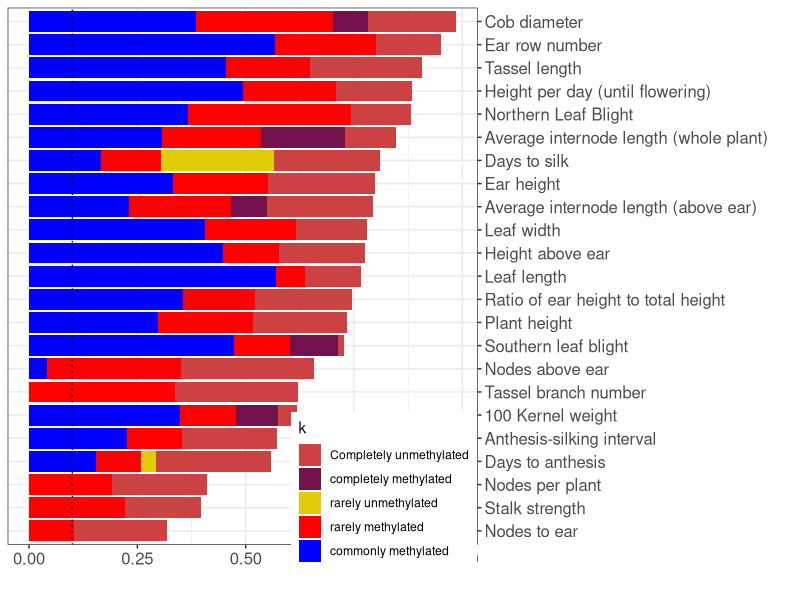
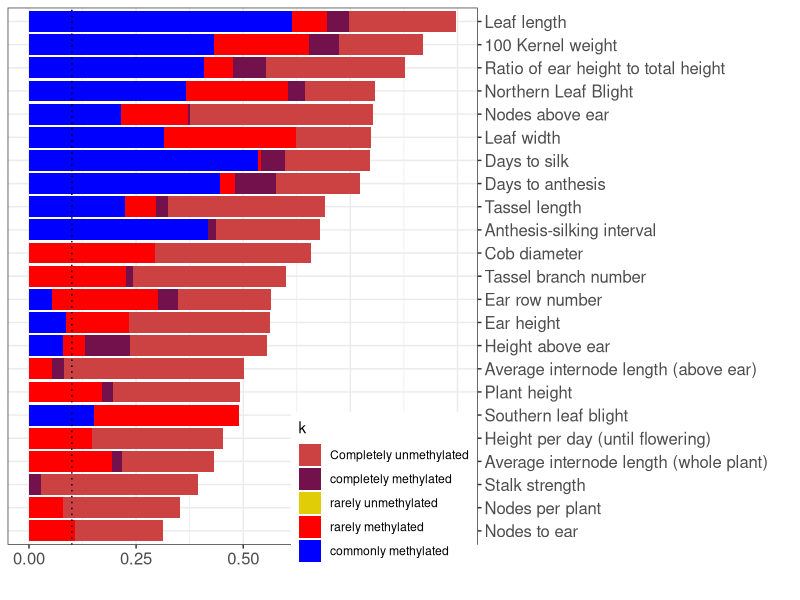

Recreate these plots in R, in order.
## ---- chunk 1
knitr::opts_chunk$set(echo = TRUE) 
knitr::opts_knit$set(root.dir=normalizePath('../../')) 
#library(tidyverse)
## ---- chunk 2

library("dplyr")
library("tidyr")
library("ggplot2")

mybarplot <- function(df=cg){
  
 
  sub <- df[, c("pretty_name", "Her_K1", "Her_K2", "Her_K3", "Her_K4", "Her_K5")]
  sub$h2 <- sub$Her_K1 + sub$Her_K2 + sub$Her_K3 + sub$Her_K4 + sub$Her_K5
  sub <- sub[order(sub$h2, decreasing = FALSE),]

  df0 <- gather(data=sub, key=k, value="var", 2:6)
  df0$pretty_name <- factor(df0$pretty_name, levels = sub$pretty_name)
  df0$k <- factor(df0$k, levels = c( "Her_K1", "Her_K2", "Her_K3", "Her_K4", "Her_K5"),
                    labels =c("Completely unmethylated", "completely methylated", "rarely unmethylated","rarely methylated", "commonly methylated"))


  
  p <- ggplot(df0, aes(x=pretty_name, y=var, fill=k), position = position_stack(reverse = TRUE)) +
    geom_bar(stat="identity") +
    coord_flip() +
    theme_bw() +
    xlab("") +
    ylab("") +
    geom_hline(yintercept=0.1, linetype="dotted") +
    scale_x_discrete(position = "top") +
    geom_vline(xintercept=0.1, linetype="dotted") +
    # https://www.color-hex.com/color-palette/73961
    scale_fill_manual(values=c("#cc4141", "#72114b", "#e1cd07", "red", "blue")) +
    #scale_fill_discrete(name="", labels=c("Exon", "Intron")) +
    theme(legend.position=c(0.8, 0.1), axis.text=element_text(size=12), axis.title=element_text(size=15) )
  #########
  return(p)
}



cg <- read.csv("cache/rare_common_h2_CG_k1-5.csv")
pdf("graphs/barplot_CG_revise2.pdf", width = 8, height=8)
mybarplot(df=cg)
dev.off()  

chg <- read.csv("cache/rare_common_h2_CHG_k1-5.csv")
pdf("graphs/barplot_CHG_revise2.pdf", width = 8, height=8)
mybarplot(df=chg)
dev.off()  


